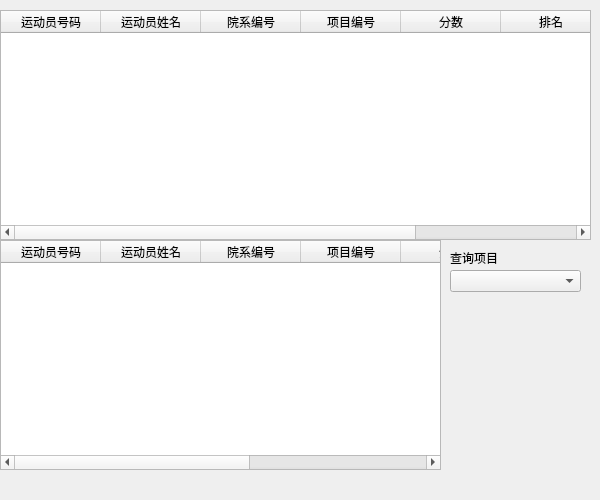
<?xml version="1.0" encoding="UTF-8"?>
<ui version="4.0">
 <class>athlete_check_results</class>
 <widget class="QWidget" name="athlete_check_results">
  <property name="geometry">
   <rect>
    <x>0</x>
    <y>0</y>
    <width>600</width>
    <height>500</height>
   </rect>
  </property>
  <property name="windowTitle">
   <string>athlete_check_results</string>
  </property>
  <widget class="QComboBox" name="comboBox">
   <property name="geometry">
    <rect>
     <x>450</x>
     <y>270</y>
     <width>131</width>
     <height>22</height>
    </rect>
   </property>
  </widget>
  <widget class="QLabel" name="label">
   <property name="geometry">
    <rect>
     <x>450</x>
     <y>250</y>
     <width>111</width>
     <height>16</height>
    </rect>
   </property>
   <property name="text">
    <string>查询项目</string>
   </property>
  </widget>
  <widget class="QTableWidget" name="tableWidget_byAthlete">
   <property name="geometry">
    <rect>
     <x>0</x>
     <y>240</y>
     <width>441</width>
     <height>230</height>
    </rect>
   </property>
   <column>
    <property name="text">
     <string>运动员号码</string>
    </property>
   </column>
   <column>
    <property name="text">
     <string>运动员姓名</string>
    </property>
   </column>
   <column>
    <property name="text">
     <string>院系编号</string>
    </property>
   </column>
   <column>
    <property name="text">
     <string>项目编号</string>
    </property>
   </column>
   <column>
    <property name="text">
     <string>分数</string>
    </property>
   </column>
   <column>
    <property name="text">
     <string>排名</string>
    </property>
   </column>
   <column>
    <property name="text">
     <string>状态</string>
    </property>
   </column>
  </widget>
  <widget class="QTableWidget" name="tableWidget">
   <property name="geometry">
    <rect>
     <x>0</x>
     <y>10</y>
     <width>591</width>
     <height>230</height>
    </rect>
   </property>
   <column>
    <property name="text">
     <string>运动员号码</string>
    </property>
   </column>
   <column>
    <property name="text">
     <string>运动员姓名</string>
    </property>
   </column>
   <column>
    <property name="text">
     <string>院系编号</string>
    </property>
   </column>
   <column>
    <property name="text">
     <string>项目编号</string>
    </property>
   </column>
   <column>
    <property name="text">
     <string>分数</string>
    </property>
   </column>
   <column>
    <property name="text">
     <string>排名</string>
    </property>
   </column>
   <column>
    <property name="text">
     <string>状态</string>
    </property>
   </column>
  </widget>
 </widget>
 <resources/>
 <connections>
  <connection>
   <sender>comboBox</sender>
   <signal>activated(int)</signal>
   <receiver>athlete_check_results</receiver>
   <slot>slot1()</slot>
   <hints>
    <hint type="sourcelabel">
     <x>510</x>
     <y>281</y>
    </hint>
    <hint type="destinationlabel">
     <x>519</x>
     <y>317</y>
    </hint>
   </hints>
  </connection>
 </connections>
 <slots>
  <slot>slot1()</slot>
 </slots>
</ui>
